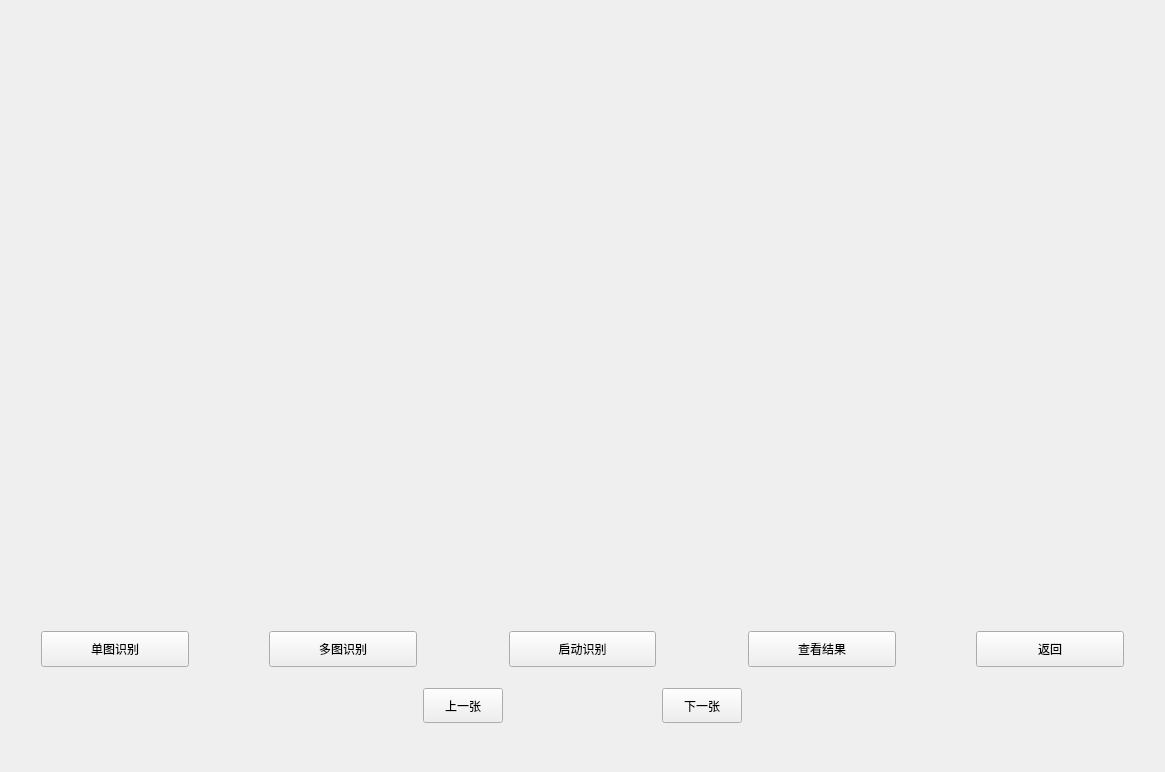
<?xml version="1.0" encoding="UTF-8"?>
<ui version="4.0">
 <class>Form</class>
 <widget class="QWidget" name="Form">
  <property name="geometry">
   <rect>
    <x>0</x>
    <y>0</y>
    <width>1165</width>
    <height>772</height>
   </rect>
  </property>
  <property name="windowTitle">
   <string>Form</string>
  </property>
  <layout class="QVBoxLayout" name="verticalLayout" stretch="4,1">
   <property name="leftMargin">
    <number>32</number>
   </property>
   <property name="topMargin">
    <number>32</number>
   </property>
   <property name="rightMargin">
    <number>32</number>
   </property>
   <property name="bottomMargin">
    <number>23</number>
   </property>
   <item>
    <widget class="QLabel" name="label">
     <property name="text">
      <string/>
     </property>
    </widget>
   </item>
   <item>
    <widget class="QWidget" name="button_widget" native="true">
     <layout class="QGridLayout" name="gridLayout" columnstretch="2,1,2,1,2,1,2,1,2">
      <item row="0" column="5">
       <spacer name="horizontalSpacer_3">
        <property name="orientation">
         <enum>Qt::Horizontal</enum>
        </property>
        <property name="sizeHint" stdset="0">
         <size>
          <width>71</width>
          <height>20</height>
         </size>
        </property>
       </spacer>
      </item>
      <item row="0" column="3">
       <spacer name="horizontalSpacer_2">
        <property name="orientation">
         <enum>Qt::Horizontal</enum>
        </property>
        <property name="sizeHint" stdset="0">
         <size>
          <width>71</width>
          <height>20</height>
         </size>
        </property>
       </spacer>
      </item>
      <item row="0" column="2">
       <widget class="QPushButton" name="pushButton_2">
        <property name="minimumSize">
         <size>
          <width>0</width>
          <height>36</height>
         </size>
        </property>
        <property name="text">
         <string>多图识别</string>
        </property>
       </widget>
      </item>
      <item row="0" column="0">
       <widget class="QPushButton" name="pushButton">
        <property name="minimumSize">
         <size>
          <width>0</width>
          <height>36</height>
         </size>
        </property>
        <property name="text">
         <string>单图识别</string>
        </property>
       </widget>
      </item>
      <item row="0" column="1">
       <spacer name="horizontalSpacer">
        <property name="orientation">
         <enum>Qt::Horizontal</enum>
        </property>
        <property name="sizeHint" stdset="0">
         <size>
          <width>71</width>
          <height>20</height>
         </size>
        </property>
       </spacer>
      </item>
      <item row="0" column="4">
       <widget class="QPushButton" name="pushButton_3">
        <property name="minimumSize">
         <size>
          <width>0</width>
          <height>36</height>
         </size>
        </property>
        <property name="text">
         <string>启动识别</string>
        </property>
       </widget>
      </item>
      <item row="0" column="8">
       <widget class="QPushButton" name="pushButton_5">
        <property name="minimumSize">
         <size>
          <width>0</width>
          <height>36</height>
         </size>
        </property>
        <property name="text">
         <string>返回</string>
        </property>
       </widget>
      </item>
      <item row="0" column="7">
       <spacer name="horizontalSpacer_4">
        <property name="orientation">
         <enum>Qt::Horizontal</enum>
        </property>
        <property name="sizeHint" stdset="0">
         <size>
          <width>71</width>
          <height>20</height>
         </size>
        </property>
       </spacer>
      </item>
      <item row="0" column="6">
       <widget class="QPushButton" name="pushButton_4">
        <property name="minimumSize">
         <size>
          <width>0</width>
          <height>36</height>
         </size>
        </property>
        <property name="text">
         <string>查看结果</string>
        </property>
       </widget>
      </item>
      <item row="1" column="5">
       <widget class="QPushButton" name="pushButton_6">
        <property name="minimumSize">
         <size>
          <width>0</width>
          <height>35</height>
         </size>
        </property>
        <property name="text">
         <string>下一张</string>
        </property>
       </widget>
      </item>
      <item row="1" column="3">
       <widget class="QPushButton" name="pushButton_7">
        <property name="minimumSize">
         <size>
          <width>0</width>
          <height>35</height>
         </size>
        </property>
        <property name="text">
         <string>上一张</string>
        </property>
       </widget>
      </item>
     </layout>
    </widget>
   </item>
  </layout>
 </widget>
 <resources/>
 <connections/>
</ui>
